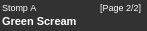
  <widget class="QWidget" name="stompEditWidget" native="true">
   <property name="geometry">
    <rect>
     <x>4</x>
     <y>53</y>
     <width>147</width>
     <height>31</height>
    </rect>
   </property>
   <property name="font">
    <font>
     <kerning>false</kerning>
    </font>
   </property>
   <property name="styleSheet">
    <string notr="true">background-color: rgb(50, 50, 50);
border-color: rgb(0, 0, 0);</string>
   </property>
   <widget class="QLineEdit" name="stompInstance">
    <property name="geometry">
     <rect>
      <x>0</x>
      <y>0</y>
      <width>90</width>
      <height>14</height>
     </rect>
    </property>
    <property name="font">
     <font>
      <family>Ubuntu</family>
      <pointsize>7</pointsize>
      <weight>50</weight>
      <bold>false</bold>
      <kerning>false</kerning>
     </font>
    </property>
    <property name="focusPolicy">
     <enum>Qt::NoFocus</enum>
    </property>
    <property name="styleSheet">
     <string notr="true">background-color: transparent;
color: rgb(255, 255, 255);</string>
    </property>
    <property name="text">
     <string>Stomp A</string>
    </property>
    <property name="frame">
     <bool>false</bool>
    </property>
    <property name="alignment">
     <set>Qt::AlignLeading|Qt::AlignLeft|Qt::AlignVCenter</set>
    </property>
    <property name="readOnly">
     <bool>true</bool>
    </property>
    <property name="placeholderText">
     <string>---</string>
    </property>
   </widget>
   <widget class="QLineEdit" name="stompTypeName">
    <property name="geometry">
     <rect>
      <x>0</x>
      <y>13</y>
      <width>147</width>
      <height>17</height>
     </rect>
    </property>
    <property name="font">
     <font>
      <family>Ubuntu</family>
      <pointsize>8</pointsize>
      <weight>75</weight>
      <bold>true</bold>
      <kerning>false</kerning>
     </font>
    </property>
    <property name="focusPolicy">
     <enum>Qt::NoFocus</enum>
    </property>
    <property name="styleSheet">
     <string notr="true">background-color: transparent;
color: rgb(255, 255, 255);
border-color: rgb(0, 0, 0);</string>
    </property>
    <property name="text">
     <string>Green Scream</string>
    </property>
    <property name="frame">
     <bool>false</bool>
    </property>
    <property name="alignment">
     <set>Qt::AlignLeading|Qt::AlignLeft|Qt::AlignVCenter</set>
    </property>
    <property name="readOnly">
     <bool>true</bool>
    </property>
    <property name="placeholderText">
     <string/>
    </property>
   </widget>
   <widget class="QLineEdit" name="pageInfo">
    <property name="geometry">
     <rect>
      <x>98</x>
      <y>0</y>
      <width>50</width>
      <height>14</height>
     </rect>
    </property>
    <property name="font">
     <font>
      <family>Ubuntu</family>
      <pointsize>7</pointsize>
      <weight>50</weight>
      <bold>false</bold>
      <kerning>false</kerning>
     </font>
    </property>
    <property name="focusPolicy">
     <enum>Qt::NoFocus</enum>
    </property>
    <property name="styleSheet">
     <string notr="true">background-color: transparent;
color: rgb(255, 255, 255);</string>
    </property>
    <property name="text">
     <string>[Page 2/2]</string>
    </property>
    <property name="frame">
     <bool>false</bool>
    </property>
    <property name="alignment">
     <set>Qt::AlignLeading|Qt::AlignLeft|Qt::AlignVCenter</set>
    </property>
    <property name="readOnly">
     <bool>true</bool>
    </property>
    <property name="placeholderText">
     <string>---</string>
    </property>
   </widget>
  </widget>
